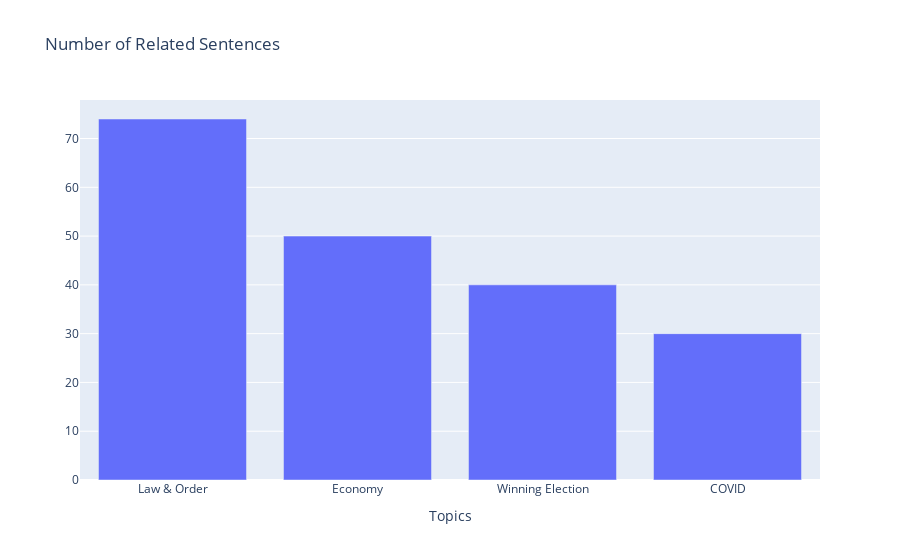

Here is the notebook cell this chart was saved with:
### Markdown cell above
## Nebraska

### Code cell
# Nebraska

plot_topics(doc_topic_nmf_ne, processed_ne, 4)

### Figure 1 — Plotly figure (JSON) as saved in the notebook; plotly's stock layout.template omitted (floating-point values rounded to 4 significant figures)
{"data": [{"alignmentgroup": "True", "hovertemplate": "Topics=%{x}<br>=%{y}<extra></extra>", "legendgroup": "", "marker": {"color": "#636efa"}, "name": "", "offsetgroup": "", "orientation": "v", "showlegend": false, "textposition": "auto", "type": "bar", "x": ["Law & Order", "Economy", "Winning Election", "COVID"], "xaxis": "x", "y": [74, 50, 40, 30], "yaxis": "y"}], "layout": {"barmode": "relative", "legend": {"tracegroupgap": 0}, "title": {"text": "Number of Related Sentences"}, "xaxis": {"anchor": "y", "domain": [0, 1], "title": {"text": "Topics"}}, "yaxis": {"anchor": "x", "domain": [0, 1], "title": {"text": ""}}}}
